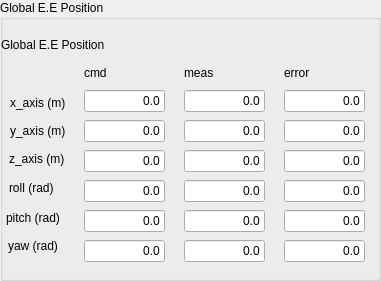
     <widget class="QGroupBox" name="groupBox">
      <property name="geometry">
       <rect>
        <x>0</x>
        <y>290</y>
        <width>381</width>
        <height>281</height>
       </rect>
      </property>
      <property name="title">
       <string>Global E.E Position</string>
      </property>
      <widget class="QLabel" name="cmd_x_30">
       <property name="geometry">
        <rect>
         <x>1</x>
         <y>22</y>
         <width>131</width>
         <height>46</height>
        </rect>
       </property>
       <property name="text">
        <string>Global E.E Position</string>
       </property>
      </widget>
      <widget class="QLabel" name="cmd_x_4">
       <property name="geometry">
        <rect>
         <x>10</x>
         <y>80</y>
         <width>87</width>
         <height>46</height>
        </rect>
       </property>
       <property name="text">
        <string>x_axis (m)</string>
       </property>
      </widget>
      <widget class="QLabel" name="cmd_x_3">
       <property name="geometry">
        <rect>
         <x>284</x>
         <y>50</y>
         <width>87</width>
         <height>46</height>
        </rect>
       </property>
       <property name="text">
        <string>error</string>
       </property>
      </widget>
      <widget class="QLineEdit" name="txt_joint3_4">
       <property name="enabled">
        <bool>true</bool>
       </property>
       <property name="geometry">
        <rect>
         <x>184</x>
         <y>210</y>
         <width>81</width>
         <height>22</height>
        </rect>
       </property>
       <property name="layoutDirection">
        <enum>Qt::LeftToRight</enum>
       </property>
       <property name="text">
        <string>0.0</string>
       </property>
       <property name="alignment">
        <set>Qt::AlignRight|Qt::AlignTrailing|Qt::AlignVCenter</set>
       </property>
       <property name="readOnly">
        <bool>true</bool>
       </property>
      </widget>
      <widget class="QLineEdit" name="txt_joint3_3">
       <property name="enabled">
        <bool>true</bool>
       </property>
       <property name="geometry">
        <rect>
         <x>184</x>
         <y>150</y>
         <width>81</width>
         <height>22</height>
        </rect>
       </property>
       <property name="layoutDirection">
        <enum>Qt::LeftToRight</enum>
       </property>
       <property name="text">
        <string>0.0</string>
       </property>
       <property name="alignment">
        <set>Qt::AlignRight|Qt::AlignTrailing|Qt::AlignVCenter</set>
       </property>
       <property name="readOnly">
        <bool>true</bool>
       </property>
      </widget>
      <widget class="QLineEdit" name="txt_joint4_3">
       <property name="enabled">
        <bool>true</bool>
       </property>
       <property name="geometry">
        <rect>
         <x>184</x>
         <y>180</y>
         <width>81</width>
         <height>22</height>
        </rect>
       </property>
       <property name="layoutDirection">
        <enum>Qt::LeftToRight</enum>
       </property>
       <property name="text">
        <string>0.0</string>
       </property>
       <property name="alignment">
        <set>Qt::AlignRight|Qt::AlignTrailing|Qt::AlignVCenter</set>
       </property>
       <property name="readOnly">
        <bool>true</bool>
       </property>
      </widget>
      <widget class="QLineEdit" name="txt_joint3">
       <property name="enabled">
        <bool>true</bool>
       </property>
       <property name="geometry">
        <rect>
         <x>84</x>
         <y>150</y>
         <width>81</width>
         <height>22</height>
        </rect>
       </property>
       <property name="layoutDirection">
        <enum>Qt::LeftToRight</enum>
       </property>
       <property name="text">
        <string>0.0</string>
       </property>
       <property name="alignment">
        <set>Qt::AlignRight|Qt::AlignTrailing|Qt::AlignVCenter</set>
       </property>
       <property name="readOnly">
        <bool>true</bool>
       </property>
      </widget>
      <widget class="QLineEdit" name="txt_joint4_4">
       <property name="enabled">
        <bool>true</bool>
       </property>
       <property name="geometry">
        <rect>
         <x>184</x>
         <y>240</y>
         <width>81</width>
         <height>22</height>
        </rect>
       </property>
       <property name="layoutDirection">
        <enum>Qt::LeftToRight</enum>
       </property>
       <property name="text">
        <string>0.0</string>
       </property>
       <property name="alignment">
        <set>Qt::AlignRight|Qt::AlignTrailing|Qt::AlignVCenter</set>
       </property>
       <property name="readOnly">
        <bool>true</bool>
       </property>
      </widget>
      <widget class="QLabel" name="cmd_x_2">
       <property name="geometry">
        <rect>
         <x>184</x>
         <y>50</y>
         <width>87</width>
         <height>46</height>
        </rect>
       </property>
       <property name="text">
        <string>meas</string>
       </property>
      </widget>
      <widget class="QLineEdit" name="txt_joint2_3">
       <property name="enabled">
        <bool>true</bool>
       </property>
       <property name="geometry">
        <rect>
         <x>284</x>
         <y>120</y>
         <width>81</width>
         <height>22</height>
        </rect>
       </property>
       <property name="layoutDirection">
        <enum>Qt::LeftToRight</enum>
       </property>
       <property name="text">
        <string>0.0</string>
       </property>
       <property name="alignment">
        <set>Qt::AlignRight|Qt::AlignTrailing|Qt::AlignVCenter</set>
       </property>
       <property name="readOnly">
        <bool>true</bool>
       </property>
      </widget>
      <widget class="QLineEdit" name="txt_joint2">
       <property name="enabled">
        <bool>true</bool>
       </property>
       <property name="geometry">
        <rect>
         <x>84</x>
         <y>120</y>
         <width>81</width>
         <height>22</height>
        </rect>
       </property>
       <property name="layoutDirection">
        <enum>Qt::LeftToRight</enum>
       </property>
       <property name="text">
        <string>0.0</string>
       </property>
       <property name="alignment">
        <set>Qt::AlignRight|Qt::AlignTrailing|Qt::AlignVCenter</set>
       </property>
       <property name="readOnly">
        <bool>true</bool>
       </property>
      </widget>
      <widget class="QLabel" name="cmd_x_8">
       <property name="geometry">
        <rect>
         <x>6</x>
         <y>195</y>
         <width>87</width>
         <height>46</height>
        </rect>
       </property>
       <property name="text">
        <string>pitch (rad)</string>
       </property>
      </widget>
      <widget class="QLineEdit" name="txt_joint4">
       <property name="enabled">
        <bool>true</bool>
       </property>
       <property name="geometry">
        <rect>
         <x>84</x>
         <y>180</y>
         <width>81</width>
         <height>22</height>
        </rect>
       </property>
       <property name="layoutDirection">
        <enum>Qt::LeftToRight</enum>
       </property>
       <property name="text">
        <string>0.0</string>
       </property>
       <property name="alignment">
        <set>Qt::AlignRight|Qt::AlignTrailing|Qt::AlignVCenter</set>
       </property>
       <property name="readOnly">
        <bool>true</bool>
       </property>
      </widget>
      <widget class="QLineEdit" name="txt_joint3_2">
       <property name="enabled">
        <bool>true</bool>
       </property>
       <property name="geometry">
        <rect>
         <x>84</x>
         <y>210</y>
         <width>81</width>
         <height>22</height>
        </rect>
       </property>
       <property name="layoutDirection">
        <enum>Qt::LeftToRight</enum>
       </property>
       <property name="text">
        <string>0.0</string>
       </property>
       <property name="alignment">
        <set>Qt::AlignRight|Qt::AlignTrailing|Qt::AlignVCenter</set>
       </property>
       <property name="readOnly">
        <bool>true</bool>
       </property>
      </widget>
      <widget class="QLabel" name="cmd_x_6">
       <property name="geometry">
        <rect>
         <x>9</x>
         <y>136</y>
         <width>87</width>
         <height>46</height>
        </rect>
       </property>
       <property name="text">
        <string>z_axis (m)</string>
       </property>
      </widget>
      <widget class="QLineEdit" name="txt_joint4_6">
       <property name="enabled">
        <bool>true</bool>
       </property>
       <property name="geometry">
        <rect>
         <x>284</x>
         <y>180</y>
         <width>81</width>
         <height>22</height>
        </rect>
       </property>
       <property name="layoutDirection">
        <enum>Qt::LeftToRight</enum>
       </property>
       <property name="text">
        <string>0.0</string>
       </property>
       <property name="alignment">
        <set>Qt::AlignRight|Qt::AlignTrailing|Qt::AlignVCenter</set>
       </property>
       <property name="readOnly">
        <bool>true</bool>
       </property>
      </widget>
      <widget class="QLabel" name="cmd_x">
       <property name="geometry">
        <rect>
         <x>84</x>
         <y>50</y>
         <width>87</width>
         <height>46</height>
        </rect>
       </property>
       <property name="text">
        <string>cmd</string>
       </property>
      </widget>
      <widget class="QLineEdit" name="txt_joint1_3">
       <property name="enabled">
        <bool>true</bool>
       </property>
       <property name="geometry">
        <rect>
         <x>284</x>
         <y>90</y>
         <width>81</width>
         <height>22</height>
        </rect>
       </property>
       <property name="layoutDirection">
        <enum>Qt::LeftToRight</enum>
       </property>
       <property name="text">
        <string>0.0</string>
       </property>
       <property name="alignment">
        <set>Qt::AlignRight|Qt::AlignTrailing|Qt::AlignVCenter</set>
       </property>
       <property name="readOnly">
        <bool>true</bool>
       </property>
      </widget>
      <widget class="QLineEdit" name="txt_joint2_2">
       <property name="enabled">
        <bool>true</bool>
       </property>
       <property name="geometry">
        <rect>
         <x>184</x>
         <y>120</y>
         <width>81</width>
         <height>22</height>
        </rect>
       </property>
       <property name="layoutDirection">
        <enum>Qt::LeftToRight</enum>
       </property>
       <property name="text">
        <string>0.0</string>
       </property>
       <property name="alignment">
        <set>Qt::AlignRight|Qt::AlignTrailing|Qt::AlignVCenter</set>
       </property>
       <property name="readOnly">
        <bool>true</bool>
       </property>
      </widget>
      <widget class="QLineEdit" name="txt_joint4_2">
       <property name="enabled">
        <bool>true</bool>
       </property>
       <property name="geometry">
        <rect>
         <x>84</x>
         <y>240</y>
         <width>81</width>
         <height>22</height>
        </rect>
       </property>
       <property name="layoutDirection">
        <enum>Qt::LeftToRight</enum>
       </property>
       <property name="text">
        <string>0.0</string>
       </property>
       <property name="alignment">
        <set>Qt::AlignRight|Qt::AlignTrailing|Qt::AlignVCenter</set>
       </property>
       <property name="readOnly">
        <bool>true</bool>
       </property>
      </widget>
      <widget class="QLabel" name="cmd_x_5">
       <property name="geometry">
        <rect>
         <x>10</x>
         <y>108</y>
         <width>87</width>
         <height>46</height>
        </rect>
       </property>
       <property name="text">
        <string>y_axis (m)</string>
       </property>
      </widget>
      <widget class="QLineEdit" name="txt_joint4_5">
       <property name="enabled">
        <bool>true</bool>
       </property>
       <property name="geometry">
        <rect>
         <x>284</x>
         <y>240</y>
         <width>81</width>
         <height>22</height>
        </rect>
       </property>
       <property name="layoutDirection">
        <enum>Qt::LeftToRight</enum>
       </property>
       <property name="text">
        <string>0.0</string>
       </property>
       <property name="alignment">
        <set>Qt::AlignRight|Qt::AlignTrailing|Qt::AlignVCenter</set>
       </property>
       <property name="readOnly">
        <bool>true</bool>
       </property>
      </widget>
      <widget class="QLineEdit" name="txt_joint1_2">
       <property name="enabled">
        <bool>true</bool>
       </property>
       <property name="geometry">
        <rect>
         <x>184</x>
         <y>90</y>
         <width>81</width>
         <height>22</height>
        </rect>
       </property>
       <property name="layoutDirection">
        <enum>Qt::LeftToRight</enum>
       </property>
       <property name="text">
        <string>0.0</string>
       </property>
       <property name="alignment">
        <set>Qt::AlignRight|Qt::AlignTrailing|Qt::AlignVCenter</set>
       </property>
       <property name="readOnly">
        <bool>true</bool>
       </property>
      </widget>
      <widget class="QLineEdit" name="txt_joint3_5">
       <property name="enabled">
        <bool>true</bool>
       </property>
       <property name="geometry">
        <rect>
         <x>284</x>
         <y>150</y>
         <width>81</width>
         <height>22</height>
        </rect>
       </property>
       <property name="layoutDirection">
        <enum>Qt::LeftToRight</enum>
       </property>
       <property name="text">
        <string>0.0</string>
       </property>
       <property name="alignment">
        <set>Qt::AlignRight|Qt::AlignTrailing|Qt::AlignVCenter</set>
       </property>
       <property name="readOnly">
        <bool>true</bool>
       </property>
      </widget>
      <widget class="QLineEdit" name="txt_joint3_6">
       <property name="enabled">
        <bool>true</bool>
       </property>
       <property name="geometry">
        <rect>
         <x>284</x>
         <y>210</y>
         <width>81</width>
         <height>22</height>
        </rect>
       </property>
       <property name="layoutDirection">
        <enum>Qt::LeftToRight</enum>
       </property>
       <property name="text">
        <string>0.0</string>
       </property>
       <property name="alignment">
        <set>Qt::AlignRight|Qt::AlignTrailing|Qt::AlignVCenter</set>
       </property>
       <property name="readOnly">
        <bool>true</bool>
       </property>
      </widget>
      <widget class="QLineEdit" name="txt_joint1">
       <property name="enabled">
        <bool>true</bool>
       </property>
       <property name="geometry">
        <rect>
         <x>84</x>
         <y>90</y>
         <width>81</width>
         <height>22</height>
        </rect>
       </property>
       <property name="layoutDirection">
        <enum>Qt::LeftToRight</enum>
       </property>
       <property name="text">
        <string>0.0</string>
       </property>
       <property name="alignment">
        <set>Qt::AlignRight|Qt::AlignTrailing|Qt::AlignVCenter</set>
       </property>
       <property name="readOnly">
        <bool>true</bool>
       </property>
      </widget>
      <widget class="QLabel" name="cmd_x_9">
       <property name="geometry">
        <rect>
         <x>8</x>
         <y>223</y>
         <width>87</width>
         <height>46</height>
        </rect>
       </property>
       <property name="text">
        <string>yaw (rad)</string>
       </property>
      </widget>
      <widget class="QLabel" name="cmd_x_7">
       <property name="geometry">
        <rect>
         <x>9</x>
         <y>165</y>
         <width>87</width>
         <height>46</height>
        </rect>
       </property>
       <property name="text">
        <string>roll (rad)</string>
       </property>
      </widget>
     </widget>
